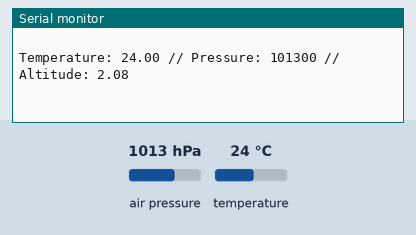
This sketch was run on a simulated ESP32. Parts: the last lines printed to the serial monitor. The inputs (shaded band) are chosen by the test bench; at power-on: air pressure 1013 hPa, temperature 24 °C.

Above: at 1.2 s.
1.3 s: air pressure set to 952 hPa
At 1.9 s:
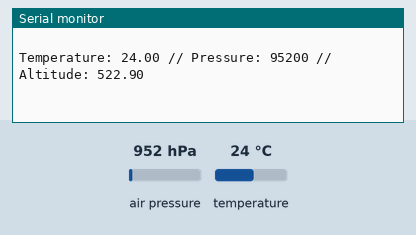
2.8 s: temperature set to 12 °C
At 3.5 s:
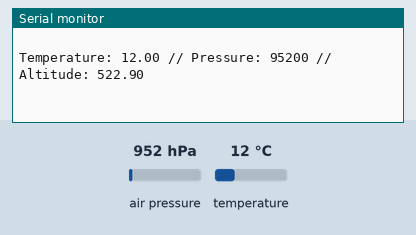
4.3 s: air pressure set to 975 hPa
At 5.0 s:
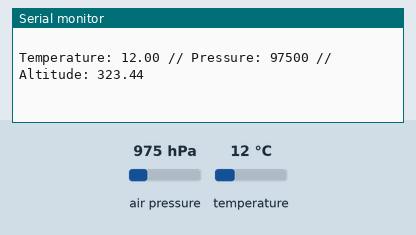
Timing chart, 0 to 7.3 s (numbered marks = the images above; inputs shaded):
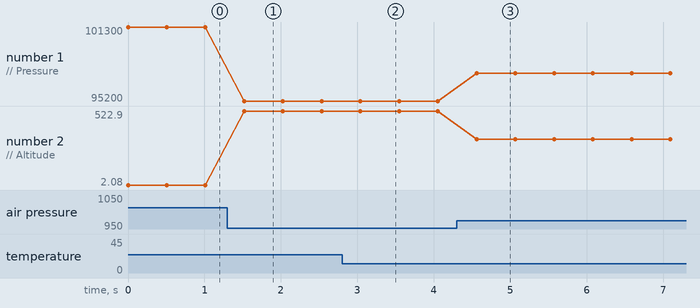

Measured:
- after the input at 1.3 s, the serial monitor: prints a new line after 0.22 s (image 1)
- after the input at 2.8 s, the serial monitor: prints a new line after 0.24 s (image 2)
- after the input at 4.3 s, the serial monitor: prints a new line after 0.26 s (image 3)
- plotted number 1: 101300 → 95200 after the input at 1.3 s, 95200 → 97500 after the input at 4.3 s
- plotted number 2: 2.08 → 522.9 after the input at 1.3 s, 522.9 → 323.44 after the input at 4.3 s

The sketch:

esp32_bmp180.ino
```cpp
#include <Wire.h>
#include <Adafruit_BMP085.h>

Adafruit_BMP085 bmp;

void setup()
{
  Serial.begin(115200);
  if(bmp.begin() != 1)
  {
    Serial.println("BMP180 sensor failed to start");
    while(1)
    {

    }
  }

}

void loop() {
  Serial.print("Temperature: ");
  Serial.print(bmp.readTemperature());

  Serial.print(" // Pressure: ");
  Serial.print(bmp.readPressure());

  Serial.print(" // Altitude: ");
  Serial.println(bmp.readAltitude());

  Serial.println(" ");

  delay(500);

}
```
